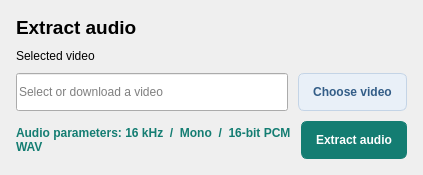
                                          <widget class="QFrame" name="audioCard">
                                            <property name="styleSheet">
                                              <string>QFrame#audioCard {background:#FFFFFF; border:1px solid #DDE6E8; border-radius:10px;}</string>
                                            </property>
                                            <layout class="QVBoxLayout" name="audioCardLayout">
                                              <property name="spacing">
                                                <number>10</number>
                                              </property>
                                              <property name="leftMargin">
                                                <number>16</number>
                                              </property>
                                              <property name="topMargin">
                                                <number>16</number>
                                              </property>
                                              <property name="rightMargin">
                                                <number>16</number>
                                              </property>
                                              <property name="bottomMargin">
                                                <number>16</number>
                                              </property>
                                              <item>
                                                <widget class="QLabel" name="audioCardTitle">
                                                  <property name="styleSheet">
                                                    <string>font-size:19px; font-weight:600;</string>
                                                  </property>
                                                  <property name="text">
                                                    <string>Extract audio</string>
                                                  </property>
                                                  <property name="wordWrap">
                                                    <bool>true</bool>
                                                  </property>
                                                </widget>
                                              </item>
                                              <item>
                                                <widget class="QLabel" name="videoPathLabel">
                                                  <property name="text">
                                                    <string>Selected video</string>
                                                  </property>
                                                  <property name="wordWrap">
                                                    <bool>true</bool>
                                                  </property>
                                                </widget>
                                              </item>
                                              <item>
                                                <layout class="QHBoxLayout" name="videoSelectionRow">
                                                  <property name="spacing">
                                                    <number>10</number>
                                                  </property>
                                                  <property name="leftMargin">
                                                    <number>0</number>
                                                  </property>
                                                  <property name="topMargin">
                                                    <number>0</number>
                                                  </property>
                                                  <property name="rightMargin">
                                                    <number>0</number>
                                                  </property>
                                                  <property name="bottomMargin">
                                                    <number>0</number>
                                                  </property>
                                                  <item>
                                                    <widget class="QLineEdit" name="videoPathInput">
                                                      <property name="minimumSize">
                                                        <size>
                                                          <width>0</width>
                                                          <height>38</height>
                                                        </size>
                                                      </property>
                                                      <property name="text">
                                                        <string />
                                                      </property>
                                                      <property name="placeholderText">
                                                        <string>Select or download a video</string>
                                                      </property>
                                                      <property name="clearButtonEnabled">
                                                        <bool>true</bool>
                                                      </property>
                                                    </widget>
                                                  </item>
                                                  <item>
                                                    <widget class="QPushButton" name="chooseVideoButton">
                                                      <property name="minimumSize">
                                                        <size>
                                                          <width>105</width>
                                                          <height>38</height>
                                                        </size>
                                                      </property>
                                                      <property name="styleSheet">
                                                        <string>QPushButton#chooseVideoButton {background:#E9F0F8; color:#335D87; border:1px solid #C4D4E6; border-radius:6px; padding:8px 14px; font-weight:600;}
QPushButton#chooseVideoButton:hover {background:#DBE7F4;}
QPushButton#chooseVideoButton:pressed {background:#CBDCEF;}
QPushButton#chooseVideoButton:focus {border:2px solid #335D87; padding:7px 13px;}
QPushButton#chooseVideoButton:disabled {background:#EDF1F2; color:#87999D; border:1px solid #D8E1E3;}</string>
                                                      </property>
                                                      <property name="text">
                                                        <string>Choose video</string>
                                                      </property>
                                                    </widget>
                                                  </item>
                                                </layout>
                                              </item>
                                              <item>
                                                <layout class="QHBoxLayout" name="audioActionsRow">
                                                  <property name="spacing">
                                                    <number>10</number>
                                                  </property>
                                                  <property name="leftMargin">
                                                    <number>0</number>
                                                  </property>
                                                  <property name="topMargin">
                                                    <number>0</number>
                                                  </property>
                                                  <property name="rightMargin">
                                                    <number>0</number>
                                                  </property>
                                                  <property name="bottomMargin">
                                                    <number>0</number>
                                                  </property>
                                                  <item>
                                                    <widget class="QLabel" name="audioFormatLabel">
                                                      <property name="styleSheet">
                                                        <string>color:#147D72; font-weight:600;</string>
                                                      </property>
                                                      <property name="text">
                                                        <string>Audio parameters: 16 kHz  /  Mono  /  16-bit PCM WAV</string>
                                                      </property>
                                                      <property name="wordWrap">
                                                        <bool>true</bool>
                                                      </property>
                                                    </widget>
                                                  </item>
                                                  <item>
                                                    <widget class="QPushButton" name="extractButton">
                                                      <property name="minimumSize">
                                                        <size>
                                                          <width>105</width>
                                                          <height>38</height>
                                                        </size>
                                                      </property>
                                                      <property name="styleSheet">
                                                        <string>QPushButton#extractButton {background:#147D72; color:#FFFFFF; border:1px solid #147D72; border-radius:6px; padding:8px 14px; font-weight:600;}
QPushButton#extractButton:hover {background:#10695F;}
QPushButton#extractButton:pressed {background:#0D584F;}
QPushButton#extractButton:focus {border:2px solid #173B40; padding:7px 13px;}
QPushButton#extractButton:disabled {background:#EDF1F2; color:#87999D; border:1px solid #D8E1E3;}</string>
                                                      </property>
                                                      <property name="text">
                                                        <string>Extract audio</string>
                                                      </property>
                                                    </widget>
                                                  </item>
                                                </layout>
                                              </item>
                                            </layout>
                                          </widget>
